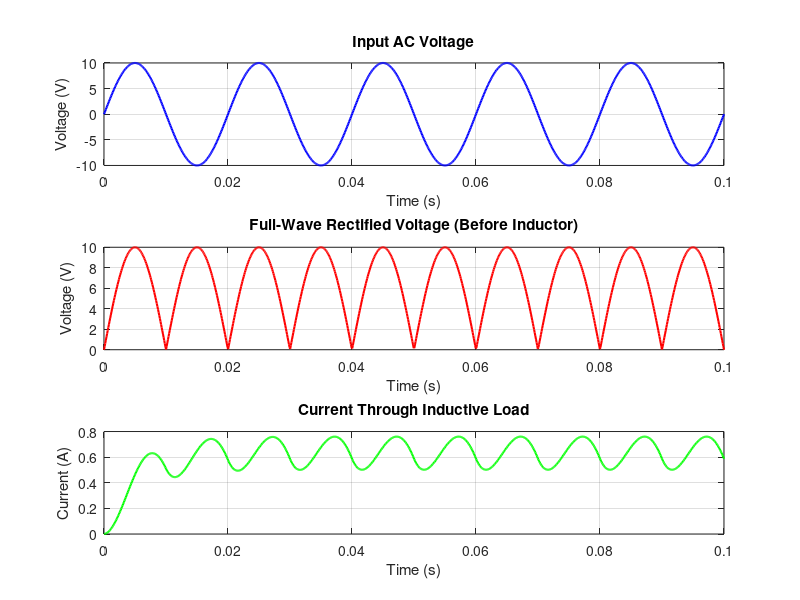

The MATLAB source for this figure:
clc; clear; close all;

% Parameters
Vm = 10;                % Peak AC voltage (in volts)
f = 50;                 % Frequency of AC supply (in Hz)
R = 10;                 % Load resistance (in ohms)
L = 50e-3;              % Inductance value (in henrys)
t = linspace(0, 0.1, 1000); % Time vector (in seconds)
dt = t(2) - t(1);       % Time step for numerical integration

% Input AC voltage (sinusoidal waveform)
V_in = Vm * sin(2 * pi * f * t);

% Full-Wave Rectified Output Voltage (Absolute value of input)
V_rectified = abs(V_in);

% Initialize current and output voltage arrays
I_load = zeros(size(t));  % Current through the inductor (initially zero)
V_out = zeros(size(t));   % Voltage across the load

% Simulate the inductor's effect on the current
for i = 2:length(t)
    % Inductor differential equation: V = L * (di/dt) + i * R
    di = (V_rectified(i) - I_load(i-1) * R) * dt / L; % Change in current
    I_load(i) = I_load(i-1) + di;  % Current through the inductor
    V_out(i) = I_load(i) * R;      % Voltage across the load (Ohm's law)
end

% Plotting the input AC voltage, rectified voltage, and current through load
figure;

% Input AC voltage plot
subplot(3,1,1);
plot(t, V_in, 'b', 'LineWidth', 1.5);
title('Input AC Voltage');
xlabel('Time (s)');
ylabel('Voltage (V)');
grid on;

% Full-wave rectified voltage plot
subplot(3,1,2);
plot(t, V_rectified, 'r', 'LineWidth', 1.5);
title('Full-Wave Rectified Voltage (Before Inductor)');
xlabel('Time (s)');
ylabel('Voltage (V)');
grid on;

% Current through the inductor plot
subplot(3,1,3);
plot(t, I_load, 'g', 'LineWidth', 1.5);
title('Current Through Inductive Load');
xlabel('Time (s)');
ylabel('Current (A)');
grid on;

% Displaying average DC load current and output voltage
I_dc_avg = mean(I_load);
V_dc_avg = mean(V_out);

disp(['Average DC Load Current (Idc): ', num2str(I_dc_avg), ' A']);
disp(['Average DC Output Voltage (Vdc): ', num2str(V_dc_avg), ' V']);
